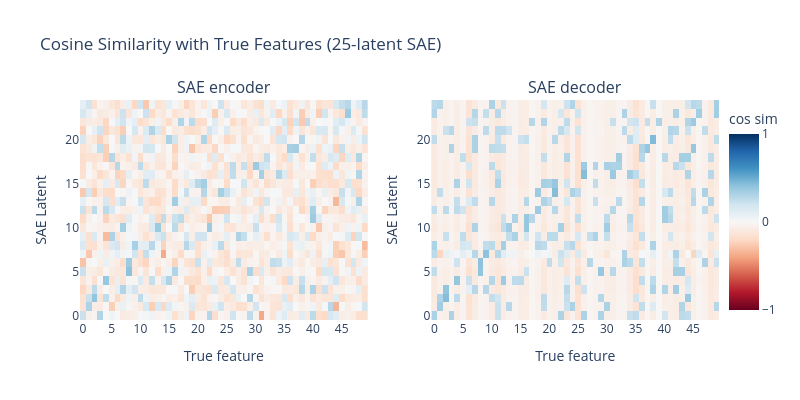

The code cell stored with this chart in its notebook:
### Code cell
plot_sae_feat_cos_sims(sae_25, toy_model, "25-latent SAE", dtick=5, reorder_features=True)

### Figure 1 — Plotly figure (JSON) as saved in the notebook; plotly's stock layout.template omitted (floating-point values rounded to 4 significant figures; data arrays with more than 128 entries replaced by an {"elided": "..."} marker saying what was removed)
{"data": [{"colorscale": [[0, "rgb(103,0,31)"], [0.1, "rgb(178,24,43)"], [0.2, "rgb(214,96,77)"], [0.3, "rgb(244,165,130)"], [0.4, "rgb(253,219,199)"], [0.5, "rgb(247,247,247)"], [0.6, "rgb(209,229,240)"], [0.7, "rgb(146,197,222)"], [0.8, "rgb(67,147,195)"], [0.9, "rgb(33,102,172)"], [1, "rgb(5,48,97)"]], "hovertemplate": "True feature: %{x}<br>SAE Latent: %{y}<br>Cosine Similarity: %{z:.3f}<extra></extra>", "showscale": false, "type": "heatmap", "xaxis": "x", "yaxis": "y", "z": {"elided": "25x50 float values"}, "zmax": 1, "zmin": -1}, {"colorbar": {"dtick": 1, "tickvals": [-1, 0, 1], "title": {"text": "cos sim"}, "x": 1}, "colorscale": [[0, "rgb(103,0,31)"], [0.1, "rgb(178,24,43)"], [0.2, "rgb(214,96,77)"], [0.3, "rgb(244,165,130)"], [0.4, "rgb(253,219,199)"], [0.5, "rgb(247,247,247)"], [0.6, "rgb(209,229,240)"], [0.7, "rgb(146,197,222)"], [0.8, "rgb(67,147,195)"], [0.9, "rgb(33,102,172)"], [1, "rgb(5,48,97)"]], "hovertemplate": "True feature: %{x}<br>SAE Latent: %{y}<br>Cosine Similarity: %{z:.3f}<extra></extra>", "type": "heatmap", "xaxis": "x2", "yaxis": "y2", "z": {"elided": "25x50 float values"}, "zmax": 1, "zmin": -1}], "layout": {"annotations": [{"font": {"size": 16}, "showarrow": false, "text": "SAE encoder", "x": 0.225, "xanchor": "center", "xref": "paper", "y": 1, "yanchor": "bottom", "yref": "paper"}, {"font": {"size": 16}, "showarrow": false, "text": "SAE decoder", "x": 0.775, "xanchor": "center", "xref": "paper", "y": 1, "yanchor": "bottom", "yref": "paper"}], "height": 400, "title": {"text": "Cosine Similarity with True Features (25-latent SAE)"}, "width": 800, "xaxis": {"anchor": "y", "domain": [0, 0.45], "dtick": 5, "title": {"text": "True feature"}}, "xaxis2": {"anchor": "y2", "domain": [0.55, 1], "dtick": 5, "title": {"text": "True feature"}}, "yaxis": {"anchor": "x", "domain": [0, 1], "dtick": 5, "title": {"text": "SAE Latent"}}, "yaxis2": {"anchor": "x2", "domain": [0, 1], "dtick": 5, "title": {"text": "SAE Latent"}}}}
